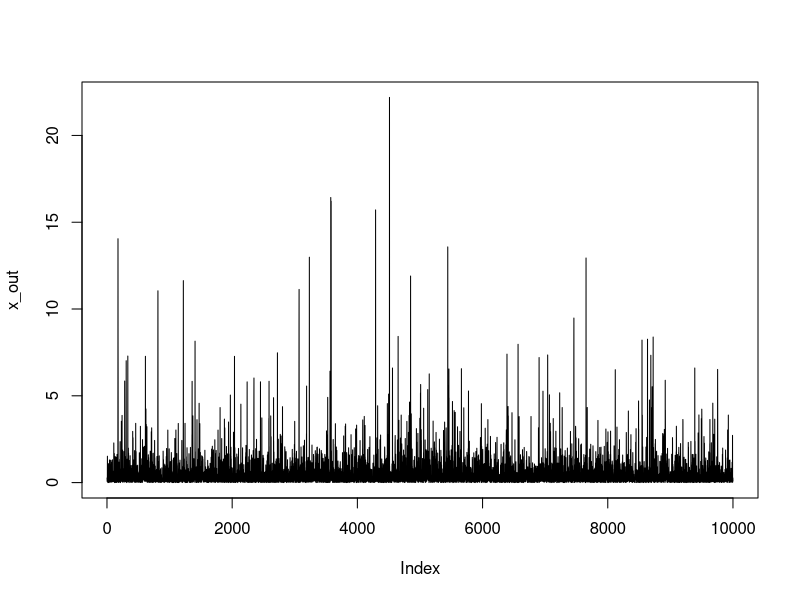
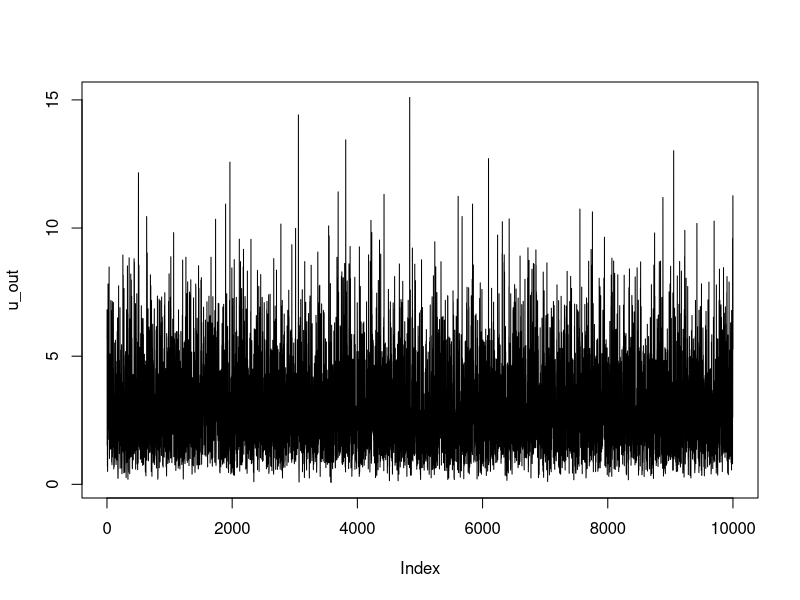
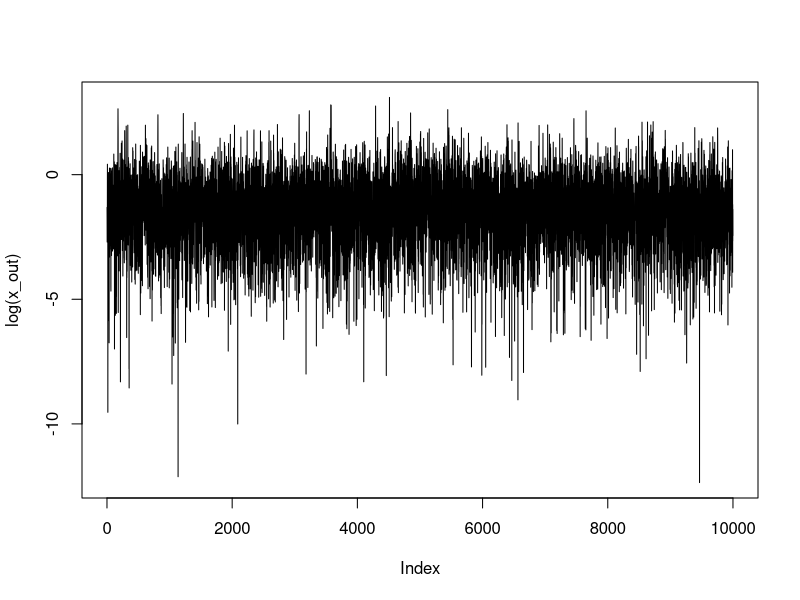
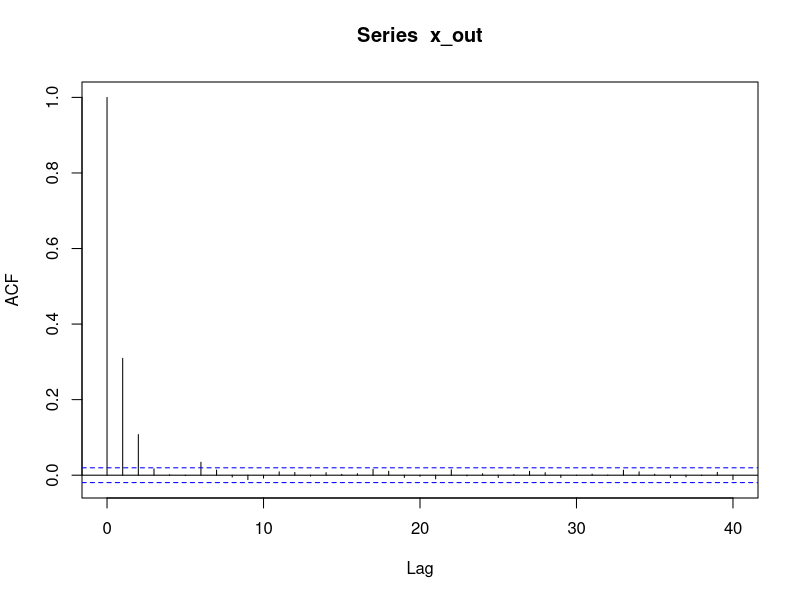
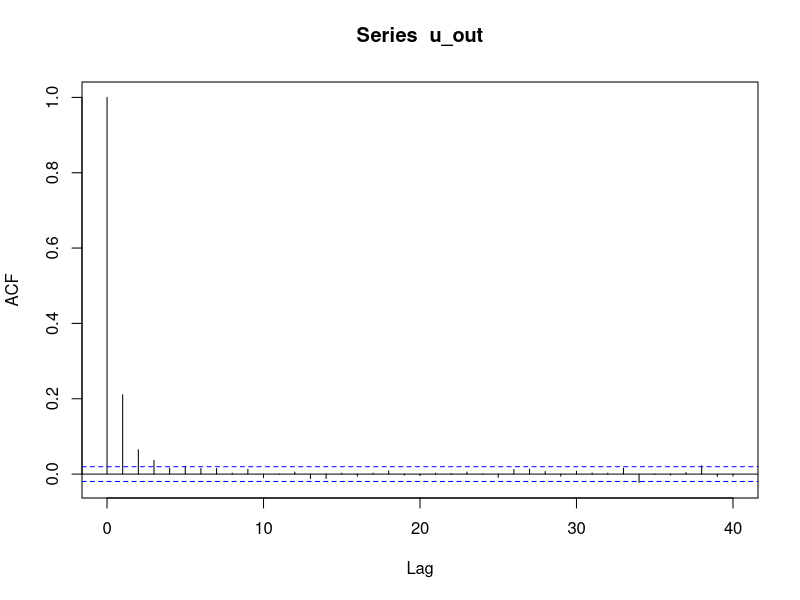

Source code (R) for these figures, in order:
## ---- chunk 1
knitr::opts_chunk$set(echo = TRUE)
## ---- chunk 2
#starting point - drawn from marginal because we could 
u_0 = rgamma(1,3,1)

#number of samples to take
N_samp = 10000

#output objects
u_out = rep(NA,N_samp)
x_out = rep(NA,N_samp)

#current values - we do not need a starting x value because we will sample from X|U first
u_curr = u_0
x_curr = NA
## ---- chunk 3
for(i in 1:N_samp){
  x_curr = rexp(1, rate = u_curr)
  u_curr = rgamma(1, shape = 4, rate = 1+x_curr)
  x_out[i] = x_curr
  u_out[i] = u_curr
}
## ---- chunk 4
plot(x_out,type="l")
plot(u_out,type="l")
## ---- chunk 5
plot(log(x_out),type="l")
## ---- chunk 6
acf(x_out)
acf(u_out)
